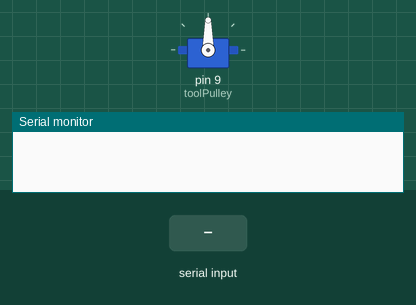
Bench run of a sketch on a simulated Arduino Uno, built with avr-gcc and run on an emulated ATmega328P. Shown: servo, the last lines printed to the serial monitor. Inputs (shaded band) come from the test bench.

Above: at 1.2 s.
1.3 s: "30,150\n" received over Serial
At 2.3 s:
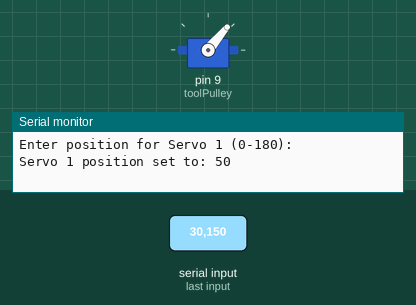
Timing chart, 0 to 4.3 s (numbered marks = the images above; inputs shaded):
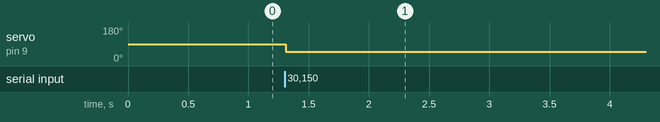

The sketch:

pulleyTool_test.ino
```cpp
// This program is to test the continuos servo that will work with the hand tool for the magnet tool


#include <Servo.h>

Servo toolPulley;

void setup() {
  toolPulley.attach(9);

  Serial.begin(9600);


//all the servos to rest position
toolPulley.write(90);


}

void loop() {
  if (Serial.available() > 0) {
    char input = Serial.read();
    int newPosition;

    // Read the position for rthumb
    if (input == '1') {
      Serial.println("Enter position for Servo 1 (0-180):");
      while (!Serial.available());
      newPosition = Serial.parseInt();
      if (newPosition >= 0 && newPosition <= 180) {
       toolPulley.write(newPosition);
        Serial.println("Servo 1 position set to: " + String(newPosition));
      } else {
        Serial.println("Invalid position. Please enter a value between 0 and 180.");
      }
    }


  }
}
```

Measured:
- after the input at 1.3 s, servo on pin 9 (toolPulley): 90° → 50° at once
